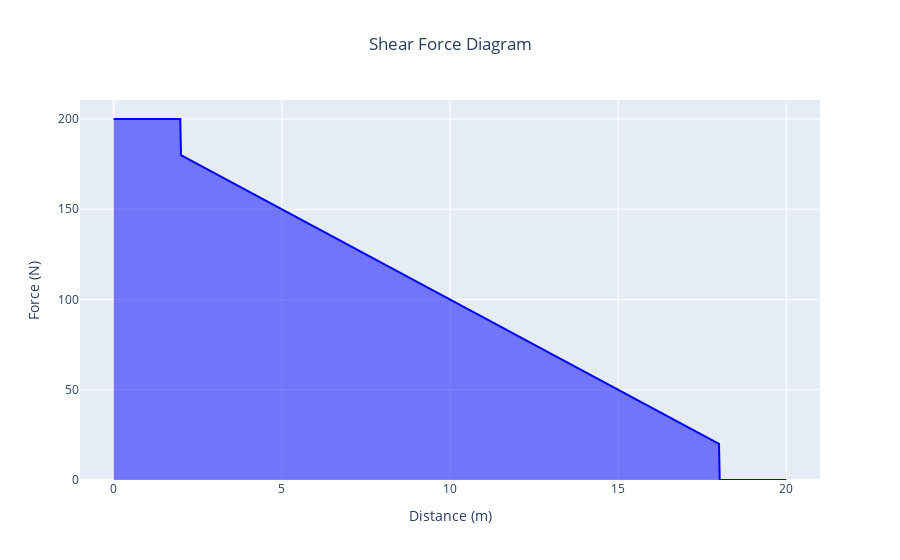
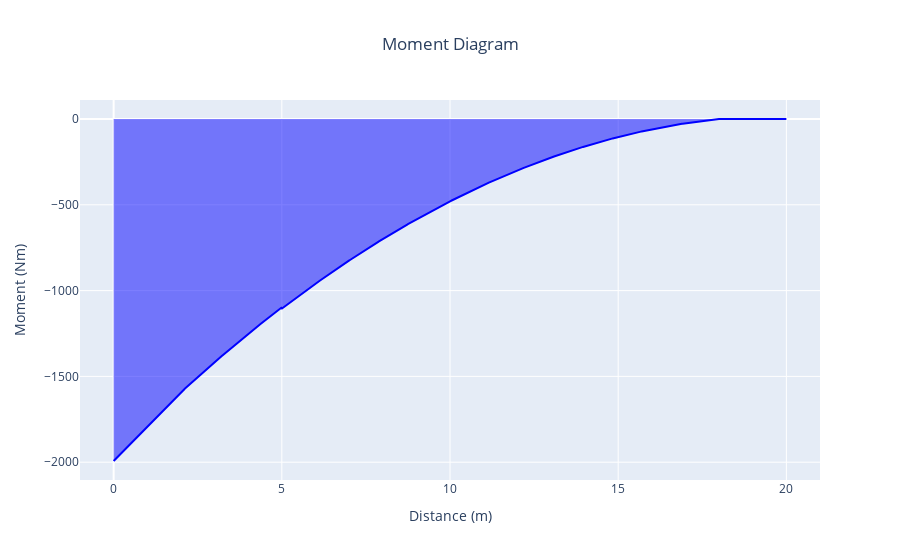

The notebook cell these images were saved under, in order:
### Markdown cell above
beam = read_properties('cantilever_beam_example.toml')
beam.diagrams()

### Code cell
beam = read_properties('cantilever_beam_example.toml')
beam.diagrams()

### Figure 1 — Plotly figure (JSON) as saved in the notebook; plotly's stock layout.template omitted (floating-point values rounded to 4 significant figures; data arrays with more than 128 entries replaced by an {"elided": "..."} marker saying what was removed)
{"data": [{"fill": "tozeroy", "fillcolor": "light blue", "line": {"color": "blue"}, "mode": "lines", "name": "Shear Force", "type": "scatter", "x": {"elided": "1000 float values"}, "y": {"elided": "1000 float values"}}], "layout": {"title": {"text": "Shear Force Diagram", "x": 0.5}, "xaxis": {"range": [-1, 21], "title": {"text": "Distance (m)"}}, "yaxis": {"title": {"text": "Force (N)"}}}}

### Figure 2 — Plotly figure (JSON) as saved in the notebook; plotly's stock layout.template omitted (floating-point values rounded to 4 significant figures; data arrays with more than 128 entries replaced by an {"elided": "..."} marker saying what was removed)
{"data": [{"fill": "tozeroy", "fillcolor": "light blue", "line": {"color": "blue"}, "mode": "lines", "name": "Shear Force", "type": "scatter", "x": {"elided": "1000 float values"}, "y": {"elided": "1000 float values"}}], "layout": {"title": {"text": "Moment Diagram", "x": 0.5}, "xaxis": {"range": [-1, 21], "title": {"text": "Distance (m)"}}, "yaxis": {"title": {"text": "Moment (Nm)"}}}}
